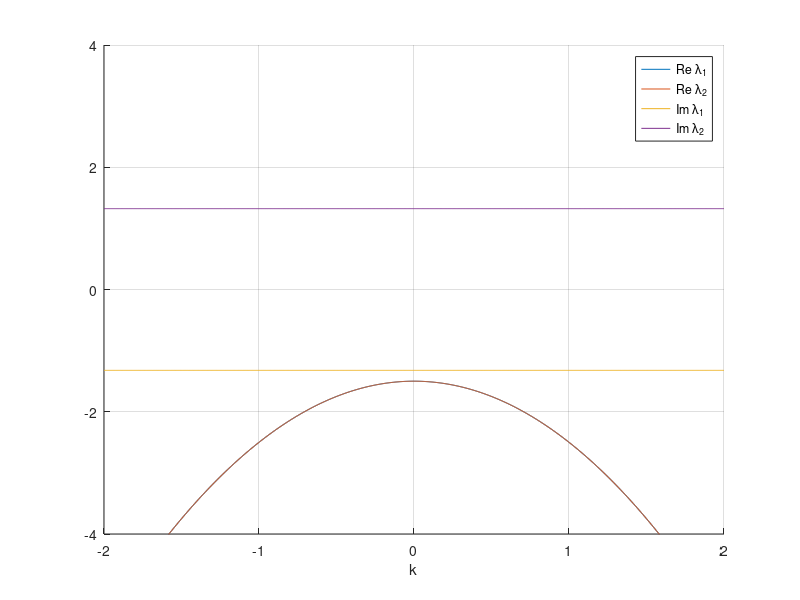

The MATLAB source for this figure: (Note: this script raises an error after producing the figure.)
%% Questions 1-4
% See attached pdf

%% Question 5
% We plot the curves for the real and imaginary parts of $\gamma_{1,2}(k)$, when 
% $b_* = 2$, $d_* = 1$. From the plot we see that the eigenvalues are purely real,
% that the dispersion curve has a maximum at $k=0$, and that the real part of the
% eigenvalue is always negative, confirming that the steady state is linearly stable.
% It can be verified that the the curves for real parts of the eigenvalues are given
% by the parabola found in the answer to Question 4.

% Clearm
clear all, close all, clc

% Trace, determinant, and eigenvaalues function handles
tau  = @(b,d,k) -(1+d)*k.^2+ (1-b^2);
delta = @(b,d,k) d*k.^4+(b^2-d)*k.^2 + b^2;
lambda1 = @(b,d,k) (tau(b,d,k)-sqrt(tau(b,d,k).^2 - 4*delta(b,d,k)))/2; 
lambda2 = @(b,d,k) (tau(b,d,k)+sqrt(tau(b,d,k).^2 - 4*delta(b,d,k)))/2;

rel1 = @(b,d,k) real(lambda1(b,d,k));
rel2 = @(b,d,k) real(lambda2(b,d,k));
imag1 = @(b,d,k) imag(lambda1(b,d,k));
imag2 = @(b,d,k) imag(lambda2(b,d,k));

% Set parameters for Hopf bifurcation
p = [2 1]; b = p(1); d = p(2); 

% Continuous variable k
k = linspace(-2,2,1000);

% Plot dispersion relation (with inset around k=0);
figure, hold on;
plot(k,rel1(b,d,k),'DisplayName','Re \lambda_1');             plot(k,rel2(b,d,k),'DisplayName','Re \lambda_2');
plot(k,imag1(b,d,k),'DisplayName','Im \lambda_1');            plot(k,imag2(b,d,k),'DisplayName','Im \lambda_2');
hold off; grid on; ylim([-4 4]); xlabel('k'); 
lgd = legend; lgd.Location = 'northoutside'; lgd.NumColumns = 3;
drawnow;

%% Question 6 
% See attached pdf

%% Question 7
% For these parameter values the steady state is unstable to perturbations with
% $k=0$. We show also an inset of the plot, from which we see that the state is close
% to a Hopf bifurcation

% Set parameters for Hopf bifurcation
p = [0.99 1]; b = p(1); d = p(2); 

% Vector for the real variable k
k = linspace(-2,2,1000); L = 30; kn = [-19:19]*pi/L;

% Plot dispersion relation (with inset around k=0);
figure;
subplot(1,2,1), hold on;
plot(k,rel1(b,d,k),'DisplayName','Re \lambda_1');             plot(k,rel2(b,d,k),'DisplayName','Re \lambda_2');
plot(k,imag1(b,d,k),'DisplayName','Im \lambda_1');            plot(k,imag2(b,d,k),'DisplayName','Im \lambda_2');
plot(kn,rel1(b,d,kn),'.','DisplayName','Re \lambda_1(k_n)');  plot(kn,rel2(b,d,kn),'.','DisplayName','Re \lambda_2(k_n)');
plot(kn,imag1(b,d,kn),'.','DisplayName','Im \lambda_1(k_n)'); plot(kn,imag2(b,d,kn),'.','DisplayName','Im \lambda_2(k_n)'); 
hold off; grid on; ylim([-4 4]); xlabel('k'); 
lgd = legend; lgd.Location = 'northoutside'; lgd.NumColumns = 3;

subplot(1,2,2), hold on; 
plot(k,rel1(b,d,k),'DisplayName','Re \lambda_1');             plot(k,rel2(b,d,k),'DisplayName','Re \lambda_2');
plot(k,imag1(b,d,k),'DisplayName','Im \lambda_1');            plot(k,imag2(b,d,k),'DisplayName','Im \lambda_2');
plot(kn,rel1(b,d,kn),'.','DisplayName','Re \lambda_1(k_n)');  plot(kn,rel2(b,d,kn),'.','DisplayName','Re \lambda_2(k_n)');
plot(kn,imag1(b,d,kn),'.','DisplayName','Im \lambda_1(k_n)'); plot(kn,imag2(b,d,kn),'.','DisplayName','Im \lambda_2(k_n)'); 
hold off; grid on; xlim([-0.1 0.1]); ylim([-0.5 1.5]); xlabel('k'); 
lgd = legend; lgd.Location = 'northoutside'; lgd.NumColumns = 3;
 
% Instantiating periodic differentiation matrix
nx = 1500; [x,~,Dxx] = PeriodicDiffMat([-L,L],nx); 

% Initial condition (steady state + perburbation)
e = ones(size(x)); z0 = [p(1)*e; e/p(1)]; 
z0 = z0 + 0.01*[sin(2*pi/10*x); sin(2*pi/20*x)];

% Time step
rhs = @(t,z) Schnakenberg(z,p,Dxx);
jac = @(t,z) SchnakenbergJacobian(z,p,Dxx);
opts = odeset('Jacobian',jac);
tSpan = [0:0.1:300];
[t,ZHist] = ode15s(rhs,tSpan,z0,opts);

% Space-time plot
PlotHistory(x,t,ZHist,p,[]);

%% 
% We display the most unstable eigenvalue $\lambda = \mu \pm i \omega$, at $k=0$, and approximate the period of
% the emerging periodic solution using the formula $T = 2\pi/\omega$. We then run a
% simulation for $t \in [0,10T]$. There are various ways to extract the period of the
% oscillations. Here we extract and plot $u(0,t)$. Rather than using the peaks of
% $u(0,t)$, we pproximate the periods using the peaks of the autocorrelation function
% which is also $T$-periodic, but more robust.

% Fetch eigenvalue
lambdaC = lambda1(b,d,0); omegaC = abs(imag(lambdaC)); T = 2*pi/omegaC;
fprintf('Parameters: b = %f, d = %f\n',p(1),p(2));
fprintf('Critical eigenvalue: lambda = %f + %fi\n',real(lambdaC),imag(lambdaC));
fprintf('Predicted frequency: omega = %f\n',omegaC);
fprintf('Predicted period: T = %f\n',T);

% Perform a simulation for 10 periods.
dt = 0.001;
tSpan = [0:dt:10*T];
[t,ZHist] = ode15s(rhs,tSpan,ZHist(end,:)',opts);

% Plot u at x=0, as a function of $t$.
figure; nHalf = nx/2; 
uHist = ZHist(:,nHalf);
plot(t,uHist,'.-');
xlabel('t'); ylabel('u(0,t)');

% Use autocorrelation to extract the period (other was are also possible)
autocorr = xcorr(uHist,uHist);
[~,locs] = findpeaks(uHist);
TSim = mean(diff(locs)*dt);
fprintf('Estimated period from simulation: T = %f\n',TSim);

%% Question 9
% We now show the curves of eigenvalues. In addition to the eigenvalues as functions
% of $k$, we also plot the curves as functions of the discrete wavenumbers $k_n =
% n\pi/30$. The steady states is unstable to perturbations with wavelengths
% $k_{5,6,7}$. The most unstable eigenmode has wavelength $k_6 = 6 \pi/L = \pi/5$.

% Set parameters for Turing bifurcation
p = [2 30]; b = p(1); d = p(2); 

% Continuous and discrete wavenumbers
k = linspace(-2,2,1000); L = 30; kn = [-19:19]*pi/L;

% Plot dispersion relation (with inset around k=0);
figure;
subplot(1,2,1), hold on;
plot(k,rel1(b,d,k),'DisplayName','Re \lambda_1');             plot(k,rel2(b,d,k),'DisplayName','Re \lambda_2');
plot(k,imag1(b,d,k),'DisplayName','Im \lambda_1');            plot(k,imag2(b,d,k),'DisplayName','Im \lambda_2');
plot(kn,rel1(b,d,kn),'.','DisplayName','Re \lambda_1(k_n)');  plot(kn,rel2(b,d,kn),'.','DisplayName','Re \lambda_2(k_n)');
plot(kn,imag1(b,d,kn),'.','DisplayName','Im \lambda_1(k_n)'); plot(kn,imag2(b,d,kn),'.','DisplayName','Im \lambda_2(k_n)'); 
hold off; grid on; ylim([-4 4]); xlabel('k'); 
lgd = legend; lgd.Location = 'northoutside'; lgd.NumColumns = 3;

subplot(1,2,2), hold on; 
plot(k,rel1(b,d,k),'DisplayName','Re \lambda_1');             plot(k,rel2(b,d,k),'DisplayName','Re \lambda_2');
plot(k,imag1(b,d,k),'DisplayName','Im \lambda_1');            plot(k,imag2(b,d,k),'DisplayName','Im \lambda_2');
plot(kn,rel1(b,d,kn),'.','DisplayName','Re \lambda_1(k_n)');  plot(kn,rel2(b,d,kn),'.','DisplayName','Re \lambda_2(k_n)');
plot(kn,imag1(b,d,kn),'.','DisplayName','Im \lambda_1(k_n)'); plot(kn,imag2(b,d,kn),'.','DisplayName','Im \lambda_2(k_n)'); 
hold off; grid on; xlim([-1 1]); ylim([-1.5 1.5]); xlabel('k'); 
lgd = legend; lgd.Location = 'northoutside'; lgd.NumColumns = 3;

%% Question 10
% Perturbing initial conditions with a spatially-periodic function with wavelength $
% $6*\pi/L$, we obseve a Turing pattern emerging with $6$ peaks, as expected.

% Instantiating periodic differentiation matrix
nx = 1500; [x,~,Dxx] = PeriodicDiffMat([-L,L],nx); 

% Initial condition (steady state + perburbation)
e = ones(size(x)); z0 = [p(1)*e; e/p(1)]; 
% z0 = z0 + 0.01*[sin(2*pi/10*x); sin(2*pi/20*x)];
z0 = z0 + 0.0001*[cos(6*pi/L*x); cos(6*pi/L*x)];

% Time step
rhs = @(t,z) Schnakenberg(z,p,Dxx);
jac = @(t,z) SchnakenbergJacobian(z,p,Dxx);
opts = odeset('Jacobian',jac);
tSpan = [0:0.1:300];
[t,ZHist] = ode15s(rhs,tSpan,z0,opts);

% Space-time plot
PlotHistory(x,t,ZHist,p,[]);

% Plot final state
figure; title('Final state');
plot(x,ZHist(end,1:nx),x,ZHist(end,nx+1:2*nx));
xlabel('x'); legend({'U','V'});
